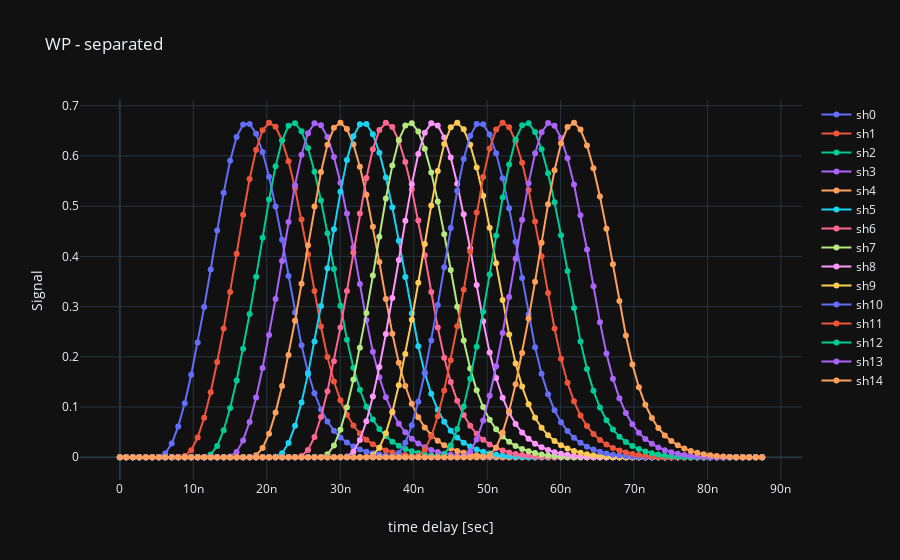

Notebook source saved alongside this figure:
### Code cell
data = [None] * total_shutters # Generate blank list with length equal number of shutters
for i in range(total_shutters):
    data[i] = go.Scatter(x=shutters['dt'], y=shutters['sh'+str(i)],
                          mode='lines+markers',  # Select 'lines', 'markers' or 'lines+markers'
                          name='sh'+str(i))

layout = dict(title='WP - separated',
              xaxis=dict(title='time delay [sec]',type='linear'),  # Select 'log' or 'linear'
              yaxis=dict(title='Signal',type='linear'),  # Select 'log' or 'linear'
              template='plotly_dark')

iplot(dict(data=data, layout=layout))
